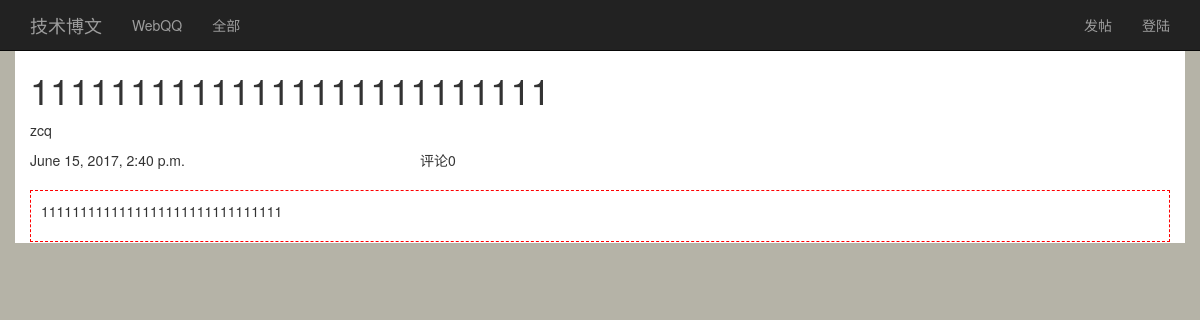
The app's page /article/9/ with its own data.
### app01/models.py (models this page shows, shortened)
class Article(models.Model):
    title = models.CharField(max_length=128,unique=True)
    author = models.ForeignKey("UserProifle")
    category = models.ForeignKey("Category")
    pub_date = models.DateTimeField(auto_now_add=True,auto_created=True)
    tags = models.ManyToManyField("Tag", null=True)
    body = models.TextField(max_length=100000)
    head_img = models.ImageField(upload_to="uploads")
    status_choices = ((0,'草稿'),(1,'发布'),(2,'隐藏'))
    priority = models.SmallIntegerField(default=1000,verbose_name="优先级")

class UserProifle(models.Model):
    user = models.OneToOneField(User,null=True,default=None)
    name = models.CharField(max_length=32)
    brief = models.CharField(max_length=128,default="这个人很懒，什么也没有留下...")
    friends = models.ManyToManyField("UserProifle",
                                     blank=True,
                                     symmetrical=True) #对称
    def __str__(self):
        return self.name

### app01/views.py (the view)
# urls.py: url(r'^article/(\d+)/$',views.article,name='article_detail'),
def article(request,article_id):
    article_obj = models.Article.objects.get(id=article_id)
    return render(request,"article.html",{"article":article_obj})

### templates/article.html
{% extends "index.html" %}
{% block left-panel-content %}
    <h1>{{ article.title }}</h1>
    <p>{{ article.author }}</p>
    <div class="row">
        <div class="col-md-4">
            {{ article.pub_date }}
        </div>
        <div class="col-md-2">
            评论{{ article.comment_set.count }}
        </div>
    </div>
    <div style="margin-top: 20px;border: 1px dashed red;padding: 10px ">
        {{ article.body|safe}}
    </div>
{% endblock %}

### statics/css/starter-template.css (style rules this page uses)
body { padding-top: 50px; }

### records on screen
Article: title "11111111111111111111111111", author "zcq", pub_date "June 15, 2017, 2:40 p.m.", comment_set.count "0", body "1111111111111111111111111111111"
